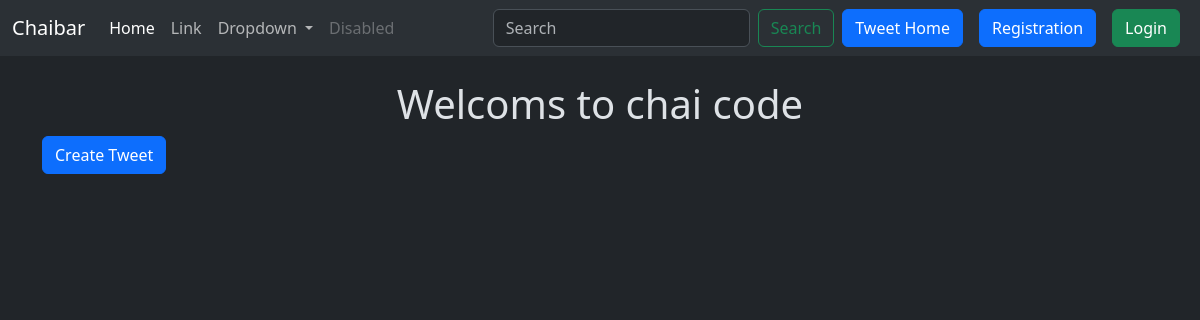
The page /tweet/ on the database as committed earlier.
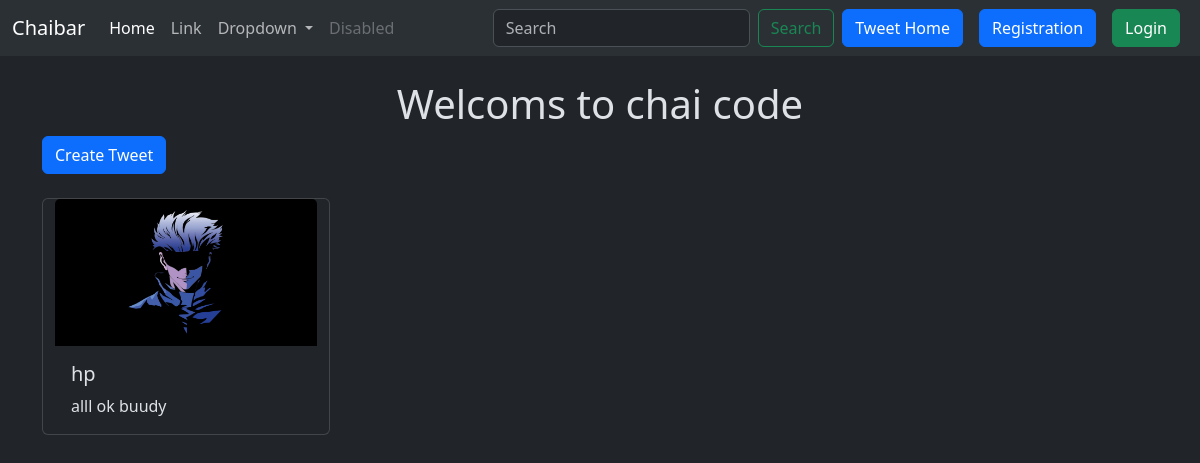
The same page on the database as committed later.
### tweet/models.py (models this page shows, shortened)
class Tweet(models.Model):
    user=models.ForeignKey(User,on_delete=models.CASCADE)
    text=models.TextField(max_length=240)
    photo=models.ImageField(upload_to='photo/', blank=True, null=True)
    create_at=models.DateTimeField(auto_now_add=True)
    update_at =models.DateTimeField(auto_now=True)

### tweet/views.py (the view)
# urls.py: path('',views.tweet_list,name='tweet_list'),
def tweet_list(request):
    tweet= Tweet.objects.all().order_by('-create_at')
    return render(request,'tweet_list.html',{'tweets':tweet})

### tweet/templates/tweet_list.html (shortened to what this page needs)
{% extends "layout.html" %}
{% block content %}
<h1 class="text-center  mt-4">Welcoms to chai code</h1>
<a class="btn btn-primary mb-4" href="{% url 'tweet_create' %}">Create Tweet  </a>
<div class="container row gap-3 ">
    {% for tweet in tweets  %}
    <div class="card" style="width: 18rem;">
        <img src="{{tweet.photo.url}}" class="card-img-top" alt="...">
        <div class="card-body">
          <h5 class="card-title">{{tweet.user.username}}</h5>
          <p class="card-text">{{tweet.text}}</p>
        </div>
      </div>
    {% endfor %}
</div>
{% endblock content %}

Rows that differ between the two databases and show on the page:
added Tweet: photo (picture), user.username "hp", text "alll ok buudy"
